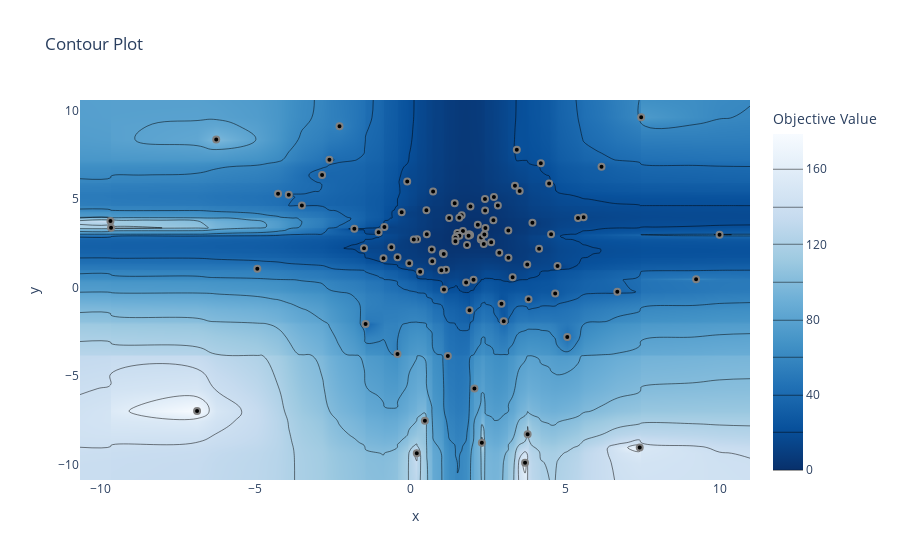

The cell this chart's notebook holds for it:
### Code cell
plot_contour(study, params=['x', 'y']).show()
